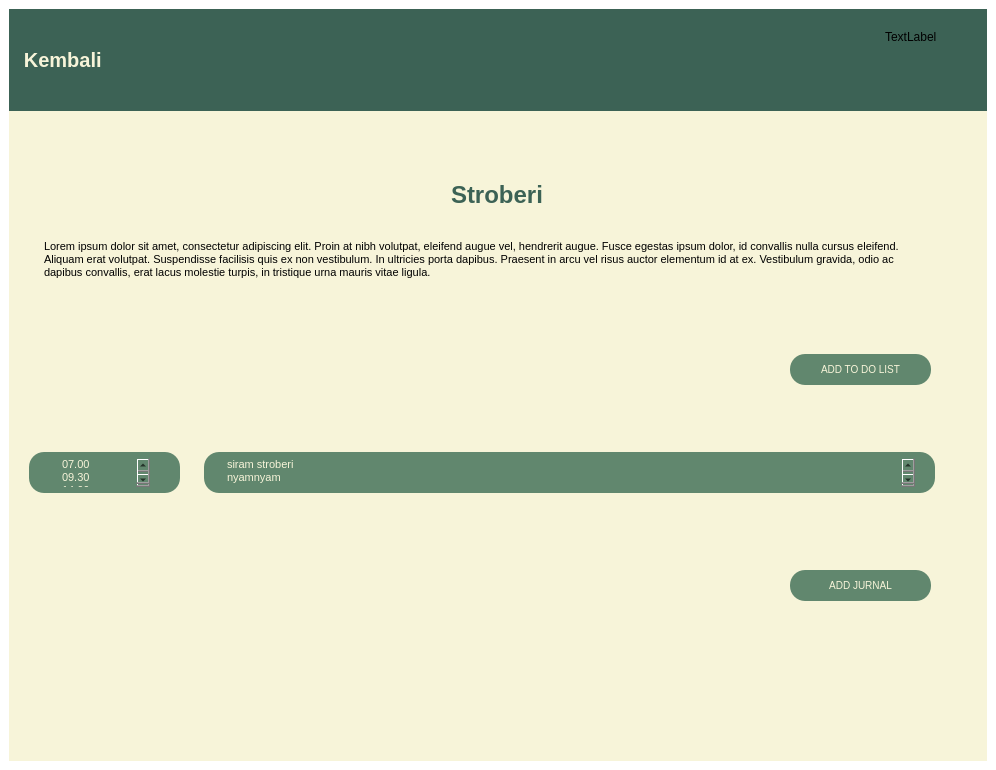
<?xml version="1.0" encoding="UTF-8"?>
<ui version="4.0">
 <class>MainWindow</class>
 <widget class="QMainWindow" name="MainWindow">
  <property name="geometry">
   <rect>
    <x>0</x>
    <y>0</y>
    <width>996</width>
    <height>770</height>
   </rect>
  </property>
  <property name="windowTitle">
   <string>MainWindow</string>
  </property>
  <property name="styleSheet">
   <string notr="true">*{
	border: none;
	background-color: transparent;
	background: transparent;
	padding: 0;
	margin: 0;
}
#scrollArea {
	background-color: #F7F4D9;
}
#header {
	background-color: #3C6255;
}
#image {
	border-radius: 62px;
}

#main {
	background-color: #F7F4D9;
}

#footer {
	background-color: #F7F4D9;
}

#btn_back {
	color: #F7F4D9;
	font-size: 20px;
	font-weight: 600;
}

#btn_back:hover {
	color: #DEDBC0;
}


#tdl_back:hover {
	color: #DEDBC0;
}
#btn_prev, #btn_next {
	background-color: #61876E;
	border-radius: 25px;
}

#btn_prev:hover {
	background-color: #486E55;
}

#btn_next:hover {
	background-color: #486E55;
}

#namatanaman {
	color: #3C6255;
	padding: 15px 70px;
	font-size: 24px;
	font-weight: 600;
}

#box_description_artikel {
	color: #F9F9F9;
	background-color: #3C6255;
	border-radius: 20px;
}


#text_description_artikel {
	color: #F9F9F9;
	padding: 10px 8px;
	font-size: 16px;
}

#deskripsi {
	color: #000000;
	padding: 10px 8px;
	font-size: 11px;
}

#addtdl{
	color: #F7F4D9;
	background-color: #61876E;
	padding: 5px 20px;
	border-radius: 15px;
	font-size: 10px;
}
#listtodo{
	color: #F7F4D9;
	background-color: #61876E;
	padding: 6px 20px;
	border-radius: 15px;
	font-size: 11px;
}

#listjam{
	color: #F7F4D9;
	background-color: #61876E;
	padding: 6px 30px;
	border-radius: 15px;
	font-size: 11px;
}

#addjurnal{
	color: #F7F4D9;
	background-color: #61876E;
	padding: 5px 20px;
	border-radius: 15px;
	font-size: 10px;
}

#jam{
	color: #F7F4D9;
	background-color: #61876E;
	padding: 5px 20px;
	border-radius: 15px;
	font-size: 10px;
}</string>
  </property>
  <widget class="QWidget" name="centralwidget">
   <layout class="QHBoxLayout" name="horizontalLayout">
    <item>
     <widget class="QScrollArea" name="scrollArea">
      <property name="widgetResizable">
       <bool>true</bool>
      </property>
      <widget class="QWidget" name="scrollAreaWidgetContents">
       <property name="geometry">
        <rect>
         <x>0</x>
         <y>0</y>
         <width>972</width>
         <height>746</height>
        </rect>
       </property>
       <property name="sizePolicy">
        <sizepolicy hsizetype="Preferred" vsizetype="Preferred">
         <horstretch>0</horstretch>
         <verstretch>0</verstretch>
        </sizepolicy>
       </property>
       <layout class="QVBoxLayout" name="verticalLayout">
        <property name="leftMargin">
         <number>0</number>
        </property>
        <property name="topMargin">
         <number>0</number>
        </property>
        <property name="rightMargin">
         <number>0</number>
        </property>
        <property name="bottomMargin">
         <number>0</number>
        </property>
        <item>
         <widget class="QFrame" name="header">
          <property name="frameShape">
           <enum>QFrame::StyledPanel</enum>
          </property>
          <property name="frameShadow">
           <enum>QFrame::Raised</enum>
          </property>
          <layout class="QHBoxLayout" name="horizontalLayout_4">
           <property name="leftMargin">
            <number>0</number>
           </property>
           <property name="topMargin">
            <number>0</number>
           </property>
           <property name="rightMargin">
            <number>0</number>
           </property>
           <property name="bottomMargin">
            <number>0</number>
           </property>
           <item>
            <widget class="QWidget" name="header_2" native="true">
             <property name="minimumSize">
              <size>
               <width>0</width>
               <height>60</height>
              </size>
             </property>
             <layout class="QHBoxLayout" name="horizontalLayout_2">
              <property name="leftMargin">
               <number>0</number>
              </property>
              <property name="topMargin">
               <number>0</number>
              </property>
              <property name="rightMargin">
               <number>0</number>
              </property>
              <property name="bottomMargin">
               <number>0</number>
              </property>
              <item>
               <widget class="QFrame" name="frame_temp">
                <property name="frameShape">
                 <enum>QFrame::StyledPanel</enum>
                </property>
                <property name="frameShadow">
                 <enum>QFrame::Raised</enum>
                </property>
                <layout class="QHBoxLayout" name="horizontalLayout_3">
                 <property name="topMargin">
                  <number>0</number>
                 </property>
                 <property name="bottomMargin">
                  <number>0</number>
                 </property>
                 <item alignment="Qt::AlignLeft">
                  <widget class="QPushButton" name="btn_back">
                   <property name="text">
                    <string> Kembali</string>
                   </property>
                   <property name="icon">
                    <iconset resource="../artikel/resources.qrc">
                     <normaloff>:/icons/left__arrow2.svg</normaloff>:/icons/left__arrow2.svg</iconset>
                   </property>
                   <property name="iconSize">
                    <size>
                     <width>24</width>
                     <height>24</height>
                    </size>
                   </property>
                   <property name="autoExclusive">
                    <bool>false</bool>
                   </property>
                   <property name="flat">
                    <bool>false</bool>
                   </property>
                  </widget>
                 </item>
                </layout>
               </widget>
              </item>
              <item>
               <widget class="QFrame" name="frame_logo">
                <property name="frameShape">
                 <enum>QFrame::StyledPanel</enum>
                </property>
                <property name="frameShadow">
                 <enum>QFrame::Raised</enum>
                </property>
                <layout class="QHBoxLayout" name="horizontalLayout_5">
                 <property name="spacing">
                  <number>0</number>
                 </property>
                 <property name="leftMargin">
                  <number>0</number>
                 </property>
                 <property name="topMargin">
                  <number>0</number>
                 </property>
                 <property name="rightMargin">
                  <number>0</number>
                 </property>
                 <property name="bottomMargin">
                  <number>0</number>
                 </property>
                 <item>
                  <widget class="QLabel" name="logo">
                   <property name="minimumSize">
                    <size>
                     <width>0</width>
                     <height>0</height>
                    </size>
                   </property>
                   <property name="maximumSize">
                    <size>
                     <width>42</width>
                     <height>42</height>
                    </size>
                   </property>
                   <property name="pixmap">
                    <pixmap>../artikel/logo_circle.png</pixmap>
                   </property>
                   <property name="scaledContents">
                    <bool>true</bool>
                   </property>
                  </widget>
                 </item>
                </layout>
               </widget>
              </item>
              <item>
               <widget class="QFrame" name="frame_temp_2">
                <property name="frameShape">
                 <enum>QFrame::StyledPanel</enum>
                </property>
                <property name="frameShadow">
                 <enum>QFrame::Raised</enum>
                </property>
                <widget class="QLabel" name="label_2">
                 <property name="geometry">
                  <rect>
                   <x>220</x>
                   <y>20</y>
                   <width>58</width>
                   <height>16</height>
                  </rect>
                 </property>
                 <property name="text">
                  <string>TextLabel</string>
                 </property>
                </widget>
               </widget>
              </item>
             </layout>
            </widget>
           </item>
          </layout>
         </widget>
        </item>
        <item>
         <widget class="QFrame" name="title">
          <property name="frameShape">
           <enum>QFrame::StyledPanel</enum>
          </property>
          <property name="frameShadow">
           <enum>QFrame::Raised</enum>
          </property>
          <layout class="QVBoxLayout" name="verticalLayout_2">
           <property name="leftMargin">
            <number>0</number>
           </property>
           <property name="topMargin">
            <number>12</number>
           </property>
           <property name="rightMargin">
            <number>0</number>
           </property>
           <property name="bottomMargin">
            <number>0</number>
           </property>
           <item alignment="Qt::AlignHCenter">
            <widget class="QLabel" name="image">
             <property name="minimumSize">
              <size>
               <width>0</width>
               <height>0</height>
              </size>
             </property>
             <property name="maximumSize">
              <size>
               <width>150</width>
               <height>200</height>
              </size>
             </property>
             <property name="midLineWidth">
              <number>-54</number>
             </property>
             <property name="pixmap">
              <pixmap>../../../../Downloads/stroberi.jpeg</pixmap>
             </property>
             <property name="scaledContents">
              <bool>true</bool>
             </property>
            </widget>
           </item>
           <item alignment="Qt::AlignHCenter">
            <widget class="QLabel" name="namatanaman">
             <property name="maximumSize">
              <size>
               <width>300</width>
               <height>50</height>
              </size>
             </property>
             <property name="text">
              <string>Stroberi</string>
             </property>
            </widget>
           </item>
          </layout>
         </widget>
        </item>
        <item>
         <widget class="QFrame" name="frame_6">
          <property name="sizePolicy">
           <sizepolicy hsizetype="Preferred" vsizetype="Preferred">
            <horstretch>0</horstretch>
            <verstretch>0</verstretch>
           </sizepolicy>
          </property>
          <property name="maximumSize">
           <size>
            <width>900</width>
            <height>500</height>
           </size>
          </property>
          <property name="frameShape">
           <enum>QFrame::StyledPanel</enum>
          </property>
          <property name="frameShadow">
           <enum>QFrame::Raised</enum>
          </property>
          <widget class="QPlainTextEdit" name="deskripsi">
           <property name="geometry">
            <rect>
             <x>23</x>
             <y>0</y>
             <width>901</width>
             <height>71</height>
            </rect>
           </property>
           <property name="readOnly">
            <bool>true</bool>
           </property>
           <property name="plainText">
            <string>Lorem ipsum dolor sit amet, consectetur adipiscing elit. Proin at nibh volutpat, eleifend augue vel, hendrerit augue. Fusce egestas ipsum dolor, id convallis nulla cursus eleifend. Aliquam erat volutpat. Suspendisse facilisis quis ex non vestibulum. In ultricies porta dapibus. Praesent in arcu vel risus auctor elementum id at ex. Vestibulum gravida, odio ac dapibus convallis, erat lacus molestie turpis, in tristique urna mauris vitae ligula. </string>
           </property>
          </widget>
         </widget>
        </item>
        <item>
         <widget class="QFrame" name="frame_2">
          <property name="frameShape">
           <enum>QFrame::StyledPanel</enum>
          </property>
          <property name="frameShadow">
           <enum>QFrame::Raised</enum>
          </property>
          <widget class="QWidget" name="layoutWidget">
           <property name="geometry">
            <rect>
             <x>0</x>
             <y>0</y>
             <width>961</width>
             <height>61</height>
            </rect>
           </property>
           <layout class="QHBoxLayout" name="horizontalLayout_7">
            <property name="spacing">
             <number>0</number>
            </property>
            <property name="leftMargin">
             <number>0</number>
            </property>
            <property name="topMargin">
             <number>0</number>
            </property>
            <property name="rightMargin">
             <number>0</number>
            </property>
            <property name="bottomMargin">
             <number>0</number>
            </property>
            <item>
             <widget class="QFrame" name="frame_5">
              <property name="frameShape">
               <enum>QFrame::StyledPanel</enum>
              </property>
              <property name="frameShadow">
               <enum>QFrame::Raised</enum>
              </property>
              <widget class="QLabel" name="label">
               <property name="geometry">
                <rect>
                 <x>20</x>
                 <y>10</y>
                 <width>161</width>
                 <height>41</height>
                </rect>
               </property>
               <property name="text">
                <string/>
               </property>
               <property name="pixmap">
                <pixmap>../../../../Downloads/To Do List (3).png</pixmap>
               </property>
              </widget>
             </widget>
            </item>
            <item>
             <widget class="QFrame" name="frame">
              <property name="frameShape">
               <enum>QFrame::StyledPanel</enum>
              </property>
              <property name="frameShadow">
               <enum>QFrame::Raised</enum>
              </property>
              <widget class="QPushButton" name="addtdl">
               <property name="geometry">
                <rect>
                 <x>300</x>
                 <y>20</y>
                 <width>141</width>
                 <height>31</height>
                </rect>
               </property>
               <property name="sizePolicy">
                <sizepolicy hsizetype="Preferred" vsizetype="Preferred">
                 <horstretch>0</horstretch>
                 <verstretch>0</verstretch>
                </sizepolicy>
               </property>
               <property name="text">
                <string>ADD TO DO LIST</string>
               </property>
               <property name="icon">
                <iconset>
                 <normaloff>../../../../Downloads/add.png</normaloff>../../../../Downloads/add.png</iconset>
               </property>
               <property name="iconSize">
                <size>
                 <width>13</width>
                 <height>13</height>
                </size>
               </property>
              </widget>
             </widget>
            </item>
           </layout>
          </widget>
         </widget>
        </item>
        <item>
         <widget class="QFrame" name="list_tdl">
          <property name="frameShape">
           <enum>QFrame::StyledPanel</enum>
          </property>
          <property name="frameShadow">
           <enum>QFrame::Raised</enum>
          </property>
          <widget class="QListWidget" name="listjam">
           <property name="geometry">
            <rect>
             <x>20</x>
             <y>10</y>
             <width>151</width>
             <height>41</height>
            </rect>
           </property>
           <item>
            <property name="text">
             <string>07.00</string>
            </property>
           </item>
           <item>
            <property name="text">
             <string>09.30</string>
            </property>
           </item>
           <item>
            <property name="text">
             <string>14.00</string>
            </property>
           </item>
           <item>
            <property name="text">
             <string>19.00</string>
            </property>
           </item>
          </widget>
          <widget class="QListWidget" name="listtodo">
           <property name="geometry">
            <rect>
             <x>195</x>
             <y>10</y>
             <width>731</width>
             <height>41</height>
            </rect>
           </property>
           <item>
            <property name="text">
             <string>siram stroberi</string>
            </property>
           </item>
           <item>
            <property name="text">
             <string>nyamnyam</string>
            </property>
           </item>
           <item>
            <property name="text">
             <string>nomnom</string>
            </property>
           </item>
           <item>
            <property name="text">
             <string>kasih pupuk</string>
            </property>
           </item>
          </widget>
         </widget>
        </item>
        <item>
         <widget class="QFrame" name="frame_7">
          <property name="frameShape">
           <enum>QFrame::StyledPanel</enum>
          </property>
          <property name="frameShadow">
           <enum>QFrame::Raised</enum>
          </property>
          <widget class="QWidget" name="layoutWidget">
           <property name="geometry">
            <rect>
             <x>0</x>
             <y>0</y>
             <width>961</width>
             <height>61</height>
            </rect>
           </property>
           <layout class="QHBoxLayout" name="horizontalLayout_8">
            <property name="spacing">
             <number>0</number>
            </property>
            <property name="leftMargin">
             <number>0</number>
            </property>
            <property name="topMargin">
             <number>0</number>
            </property>
            <property name="rightMargin">
             <number>0</number>
            </property>
            <property name="bottomMargin">
             <number>0</number>
            </property>
            <item>
             <widget class="QFrame" name="frame_8">
              <property name="frameShape">
               <enum>QFrame::StyledPanel</enum>
              </property>
              <property name="frameShadow">
               <enum>QFrame::Raised</enum>
              </property>
              <widget class="QLabel" name="label_3">
               <property name="geometry">
                <rect>
                 <x>20</x>
                 <y>10</y>
                 <width>161</width>
                 <height>41</height>
                </rect>
               </property>
               <property name="text">
                <string/>
               </property>
               <property name="pixmap">
                <pixmap>../../../../Downloads/To Do List (3).png</pixmap>
               </property>
              </widget>
             </widget>
            </item>
            <item>
             <widget class="QFrame" name="frame_9">
              <property name="frameShape">
               <enum>QFrame::StyledPanel</enum>
              </property>
              <property name="frameShadow">
               <enum>QFrame::Raised</enum>
              </property>
              <widget class="QPushButton" name="addjurnal">
               <property name="geometry">
                <rect>
                 <x>300</x>
                 <y>20</y>
                 <width>141</width>
                 <height>31</height>
                </rect>
               </property>
               <property name="sizePolicy">
                <sizepolicy hsizetype="Preferred" vsizetype="Preferred">
                 <horstretch>0</horstretch>
                 <verstretch>0</verstretch>
                </sizepolicy>
               </property>
               <property name="text">
                <string>ADD JURNAL</string>
               </property>
               <property name="icon">
                <iconset>
                 <normaloff>../../../../Downloads/add.png</normaloff>../../../../Downloads/add.png</iconset>
               </property>
               <property name="iconSize">
                <size>
                 <width>13</width>
                 <height>13</height>
                </size>
               </property>
              </widget>
             </widget>
            </item>
           </layout>
          </widget>
         </widget>
        </item>
        <item>
         <widget class="QFrame" name="frame_4">
          <property name="frameShape">
           <enum>QFrame::StyledPanel</enum>
          </property>
          <property name="frameShadow">
           <enum>QFrame::Raised</enum>
          </property>
         </widget>
        </item>
       </layout>
      </widget>
     </widget>
    </item>
   </layout>
  </widget>
 </widget>
 <resources>
  <include location="../artikel/resources.qrc"/>
 </resources>
 <connections/>
</ui>
